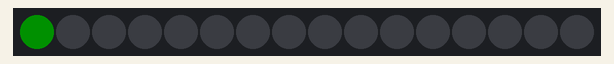
Recording of a sketch running on a simulated ESP32. Shown: 16 RGB LEDs in strip order, left to right. Dim RGB values are drawn brighter than linear; WiFi joins after 1.5 s; servers stay silent unless stated; the local clock reads 2024-03-15 10:24:30 at power-on unless the sketch sets it; what the sketch prints to the serial monitor is not drawn.

Above: at 3.6 s.
At 4.0 s:
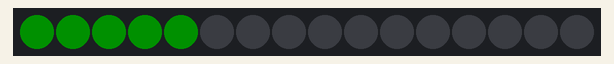
At 4.4 s:
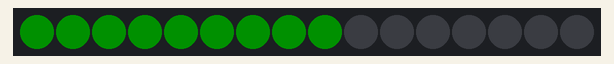
At 5.1 s:
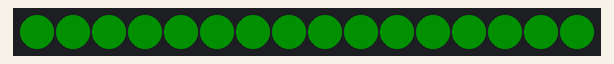

The sketch:

esp_rtc_ringled.ino
```cpp
#include <WiFi.h>
#include <Adafruit_NeoPixel.h>
#include "time.h"

// Wi-Fi Credentials
const char* ssid = "admin";
const char* password = "12345678";

// LED Ring Setup
#define LED_PIN     13
#define LED_COUNT   16
Adafruit_NeoPixel strip(LED_COUNT, LED_PIN, NEO_GRB + NEO_KHZ800);

// Time server config
const char* ntpServer = "pool.ntp.org";
const long gmtOffset_sec = 19800; // 5.5 hours × 3600 seconds
const int daylightOffset_sec = 0;

void setup() {
  Serial.begin(9600);

  // Initialize LED strip
  strip.begin();
  strip.show();
  strip.setBrightness(16);

  // Connect to Wi-Fi
  Serial.println("Connecting to WiFi...");
  WiFi.begin(ssid, password);

  int retries = 0;
  while (WiFi.status() != WL_CONNECTED && retries < 20) {
    delay(500);
    Serial.print(".");
    retries++;
  }

  if (WiFi.status() == WL_CONNECTED) {
    Serial.println("\nWiFi connected!");
    Serial.print("IP address: ");
    Serial.println(WiFi.localIP());

    // Set up NTP
    configTime(gmtOffset_sec, daylightOffset_sec, ntpServer);
    delay(2000); // Give NTP time to sync

    struct tm timeinfo;
    if (getLocalTime(&timeinfo)) {
      Serial.println("Time fetched from internet:");
      Serial.println(&timeinfo, "%Y-%m-%d %H:%M:%S");
      colorWipe(strip.Color(0, 255, 0), 100); // Green
    } else {
      Serial.println("Failed to get time from NTP.");
      colorWipe(strip.Color(255, 165, 0), 100); // Orange
    }

  } else {
    Serial.println("\nWiFi connection failed.");
    colorWipe(strip.Color(255, 0, 0), 100); // Red
  }
}

void loop() {
  // Nothing here for now
}

// Simple color wipe animation
void colorWipe(uint32_t color, int wait) {
  for (int i = 0; i < strip.numPixels(); i++) {
    strip.setPixelColor(i, color);
    strip.show();
    delay(wait);
  }
}
```
